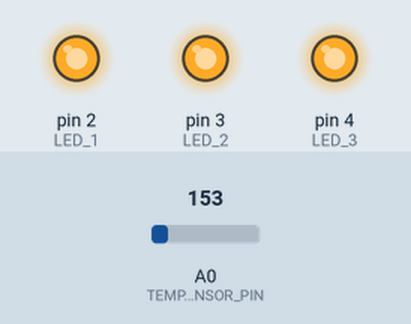
Recording of a sketch running on a simulated Arduino Uno, built with avr-gcc and run on an emulated ATmega328P. Shown: output pins drawn as LEDs (lit = HIGH). Inputs (shaded band) come from the test bench; at power-on: A0 (TEMPERATURE_SENSOR_PIN) = 153.

Above: at 0.1 s.
At 2.1 s:
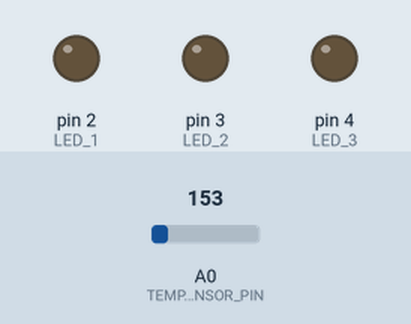
Timing chart, 0 to 3.6 s (numbered marks = the images above):
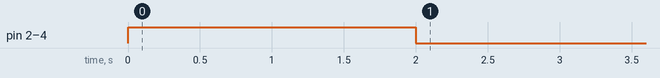

The sketch:

temperatureAndLed.ino
```cpp
const int TEMPERATURE_SENSOR_PIN = A0;

float baselineTemp = 20.0;

int LED_1 = 2;
int LED_2 = 3;
int LED_3 = 4;

int LED_1_THRESHOLD = 1;
int LED_2_THRESHOLD = 3;
int LED_3_THRESHOLD = 5;

float convertSensorValueToCelsius(int sensorValue) {
  // https://www.arduino.cc/reference/en/language/functions/analog-io/analogread/
  // analogRead emits values in a range of 0 -> 2**10
  // which is equal to volrage range of 0 -> 5 Volts.
  float voltage = (sensorValue / 1024.0) * 5.0;

  // https://www.arduino.cc/en/uploads/Main/TemperatureSensor.pdf
  // TMP36 used here, which produces -40 -> +125 C
  // in voltage output range of 100 to 2000 mV
  // TMP36 has offset equal to 0.5V
  float temperature = (voltage - 0.5) * 100;

  return temperature;
}

int getTemperatureSensorValue() {
  return analogRead(TEMPERATURE_SENSOR_PIN);
}

float getCurrentTemperature() {
  return convertSensorValueToCelsius(getTemperatureSensorValue());
}

void changeValueForAllLeds(int newValue) {
  for (int i = 2; i < 5; i++) {
    digitalWrite(i, newValue);
  }
}

void setup() {
  Serial.begin(9600);

  for (int i = 2; i < 5; i++) {
    pinMode(i, OUTPUT);
  }

  changeValueForAllLeds(HIGH);

  delay(2000);

  // Get initial temperature
  baselineTemp = getCurrentTemperature();

  changeValueForAllLeds(LOW);
}

void loop() {
  float temperatureDifference = getCurrentTemperature() - baselineTemp;

  digitalWrite(LED_1, temperatureDifference > LED_1_THRESHOLD ? HIGH : LOW);
  digitalWrite(LED_2, temperatureDifference > LED_2_THRESHOLD ? HIGH : LOW);
  digitalWrite(LED_3, temperatureDifference > LED_3_THRESHOLD ? HIGH : LOW);
}
```
